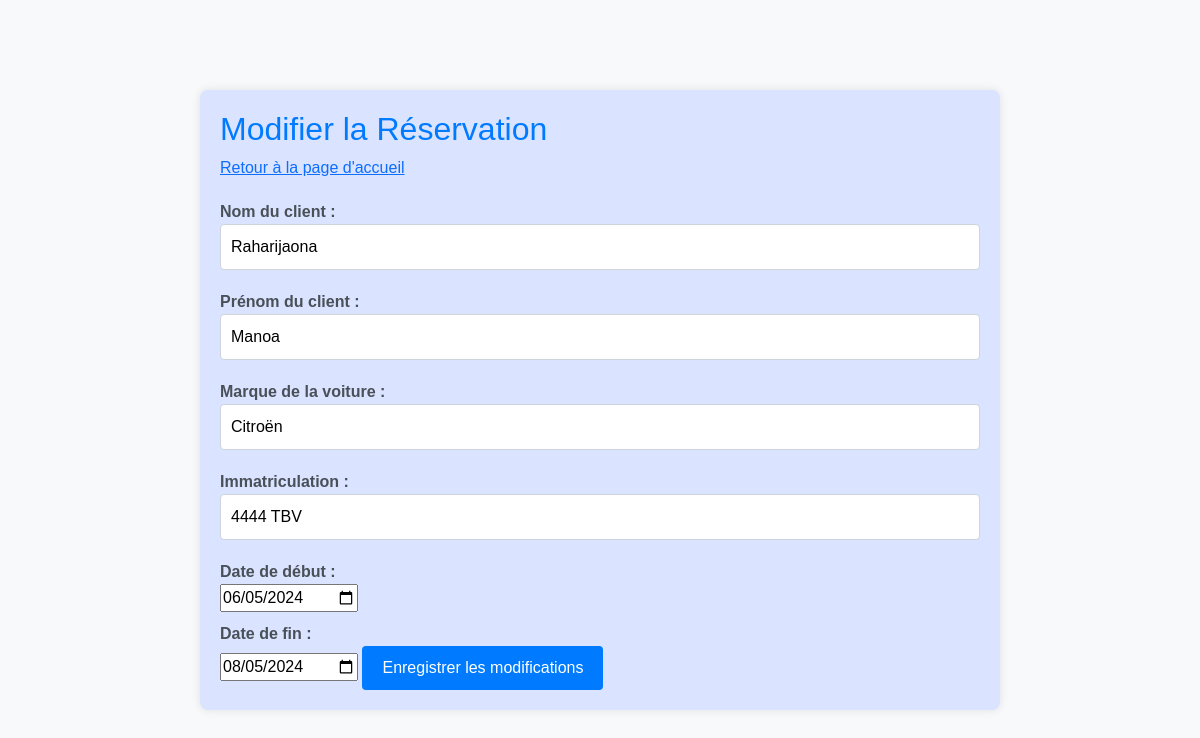
/Location-de-voiture/reservation/modify_reservation.php?reservation_id=11 (signed in), run on the app's committed database.
### tables this page shows
CREATE TABLE IF NOT EXISTS `reservation` (
  `reservation_id` int NOT NULL AUTO_INCREMENT,
  `client_id` varchar(5) DEFAULT NULL,
  `immatr` varchar(10) DEFAULT NULL,
  `date_debut` date DEFAULT NULL,
  `date_fin` date DEFAULT NULL,
  PRIMARY KEY (`reservation_id`)
);

CREATE TABLE IF NOT EXISTS `client` (
  `ID_client` int NOT NULL AUTO_INCREMENT,
  `nom` varchar(40) DEFAULT NULL,
  `prenom` varchar(35) DEFAULT NULL,
  `email` varchar(50) DEFAULT NULL,
  `telephone` varchar(15) DEFAULT NULL,
  `adresse` varchar(30) DEFAULT NULL,
  PRIMARY KEY (`ID_client`)
);

CREATE TABLE IF NOT EXISTS `voiture` (
  `immatr` varchar(10) NOT NULL,
  `marque` varchar(20) DEFAULT NULL,
  `modele` varchar(20) DEFAULT NULL,
  `couleur` varchar(15) DEFAULT NULL,
  `disponibilite` tinyint(1) DEFAULT NULL,
  `image` varchar(255) DEFAULT NULL,
  PRIMARY KEY (`immatr`)
);

### Location-de-voiture/reservation/modify_reservation.php (the view, shortened to what this page needs)
<?php
require_once '../database.php';
if (isset($_GET["reservation_id"])) {
    $reservation_id = $_GET["reservation_id"];
    $sql_select_reservation = "SELECT r.reservation_id, c.ID_client, c.nom, c.prenom, v.immatr, v.marque, v.modele, r.date_debut, r.date_fin
                              FROM reservation r
                              JOIN client c ON r.client_id = c.ID_client
                              JOIN voiture v ON r.immatr = v.immatr
                              WHERE r.reservation_id = :reservation_id";
    if ($stmt_select_reservation = $conn->prepare($sql_select_reservation)) {
        $stmt_select_reservation->bindParam(":reservation_id", $reservation_id, PDO::PARAM_STR);
        if ($stmt_select_reservation->execute()) {
            $reservation = $stmt_select_reservation->fetch(PDO::FETCH_ASSOC);
        } else {
            echo "Erreur lors de la récupération des informations de la réservation.";
            exit;
        }
    }
} else {
    header("Location: gestion_reservation.php");
    exit();
}
?>
<!DOCTYPE html>
<html lang="en">
<head>
    <link rel="stylesheet" href="bootstrap.css">
    <link rel="stylesheet" href="modify_reservation.css">
</head>
<body>
    <div class="container">
        <h2>Modifier la Réservation</h2>
        <a href="../index.php">Retour à la page d'accueil</a>
        <form method="post" action="">
            <label for="nom">Nom du client :</label>
            <input type="text" id="nom" name="nom" value="<?= $reservation['nom'] ?>" required>
            <label for="prenom">Prénom du client :</label>
            <input type="text" id="prenom" name="prenom" value="<?= $reservation['prenom'] ?>" required>
            <label for="marque">Marque de la voiture :</label>
            <input type="text" id="marque" name="marque" value="<?= $reservation['marque'] ?>" required>
            <label for="immatriculation">Immatriculation :</label>
            <input type="text" id="immatriculation" name="immatriculation" value="<?= $reservation['immatr'] ?>" required>
            <label for="date_debut">Date de début :</label>
            <input type="date" id="date_debut" name="date_debut" value="<?= $reservation['date_debut'] ?>" required>
            <label for="date_fin">Date de fin :</label>
            <input type="date" id="date_fin" name="date_fin" value="<?= $reservation['date_fin'] ?>" required>
            <button type="submit" class="btn btn-primary">Enregistrer les modifications</button>
        </form>
    </div>
</body>
</html>

### Location-de-voiture/reservation/modify_reservation.css (style rules this page uses)
body { font-family: Arial, sans-serif; background-color: #f8f9fa; margin: 0; display: flex; align-items: center; justify-content: center; height: 100vh; }
.container { max-width: 800px; margin: 5% auto; background-color: #dae3ff; padding: 20px; border-radius: 8px; box-shadow: 0 0 10px rgba(0, 0, 0, 0.1); }
h2 { color: #007bff; }
form { margin-top: 20px; }
label { display: block; font-weight: bold; color: #495057; margin-top: 10px; }
input[type="text"], input[type="file"], input[type="checkbox"] { width: 100%; padding: 10px; margin-bottom: 10px; border: 1px solid #ced4da; border-radius: 4px; box-sizing: border-box; }
.btn-primary { background-color: #007bff; color: #fff; padding: 10px 20px; border: none; border-radius: 4px; cursor: pointer; }

### data on the page
reservation: nom "Raharijaona", prenom "Manoa", marque "Citroën", immatriculation "4444 TBV", date_debut "06/05/2024", date_fin "08/05/2024"
